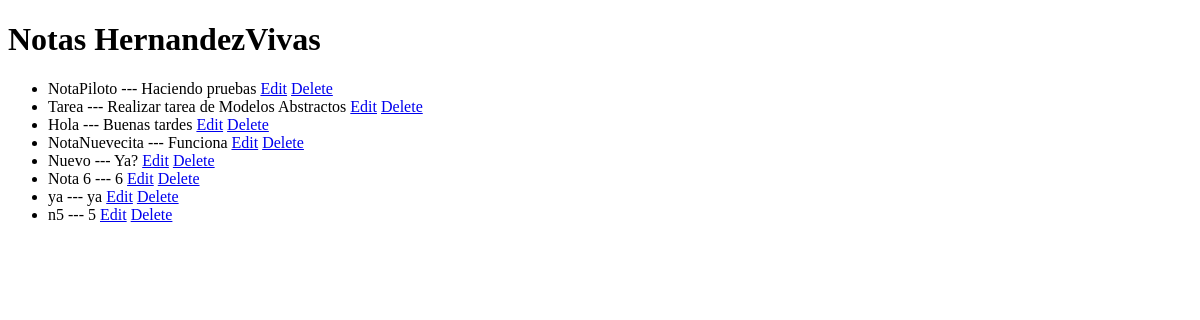
Before: /notes_HernandezVivas/ with the older database file.
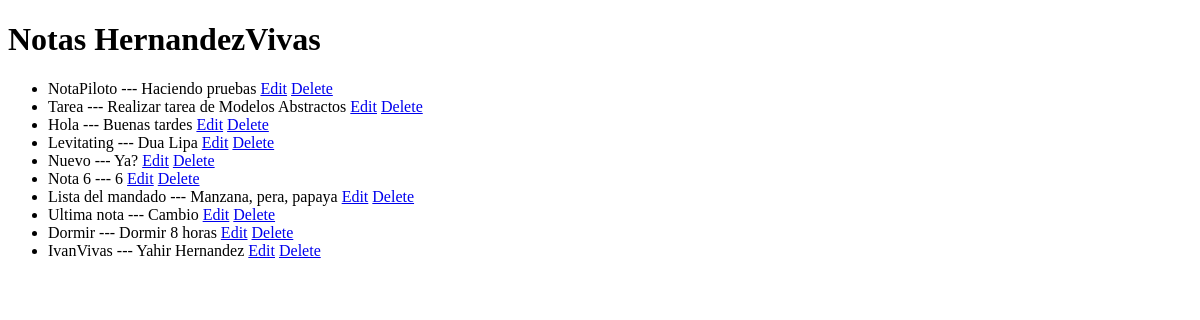
After: the same page with the newer database file.
### notes_HernandezVivas/models.py (models this page shows, shortened)
class Note(models.Model):
    user = models.ForeignKey(User, on_delete=models.CASCADE, related_name='notes')
    title = models.CharField(max_length=200)
    content = models.TextField()
    creation_date = models.DateTimeField(auto_now_add=True)

### notes_HernandezVivas/views.py (the view)
# urls.py: path('', HomePageView.as_view(), name='home'),
class HomePageView(ListView):
    template_name = "notes/note_list_HernandezVivas.html"
    model = Note

### templates/notes/note_list_HernandezVivas.html (shortened to what this page needs)
<!DOCTYPE html>
<html lang="en">
<head>
</head>
<body>
    <h1>Notas HernandezVivas</h1>
    <ul>
        {% for nota in object_list %}
            <li> {{ nota.title }} --- {{nota.content}} <a href="{% url 'edit' nota.id %} ">Edit</a> <a href="{% url 'delete' nota.id %}">Delete</a > </li>
        {% endfor %}
    </ul>
</body>
</html>

Changed rows visible on the page:
changed Note: title "NotaNuevecita" → "Levitating"; content "Funciona" → "Dua Lipa"
changed Note: title "ya" → "Lista del mandado"; content "ya" → "Manzana, pera, papaya"
changed Note: title "n5" → "Ultima nota"; content "5" → "Cambio"
added Note: title "Dormir", content "Dormir 8 horas"
added Note: title "IvanVivas", content "Yahir Hernandez"
